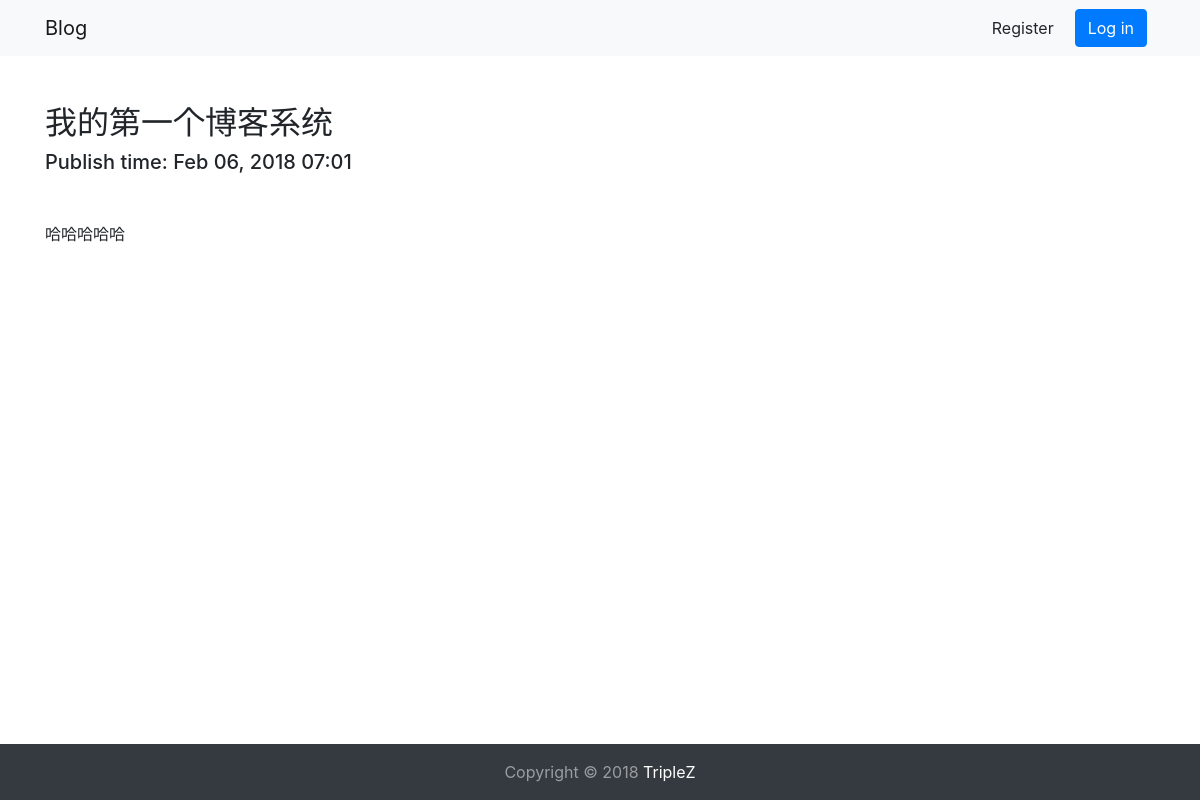
/blog/1, run on an earlier commit of the app's database.
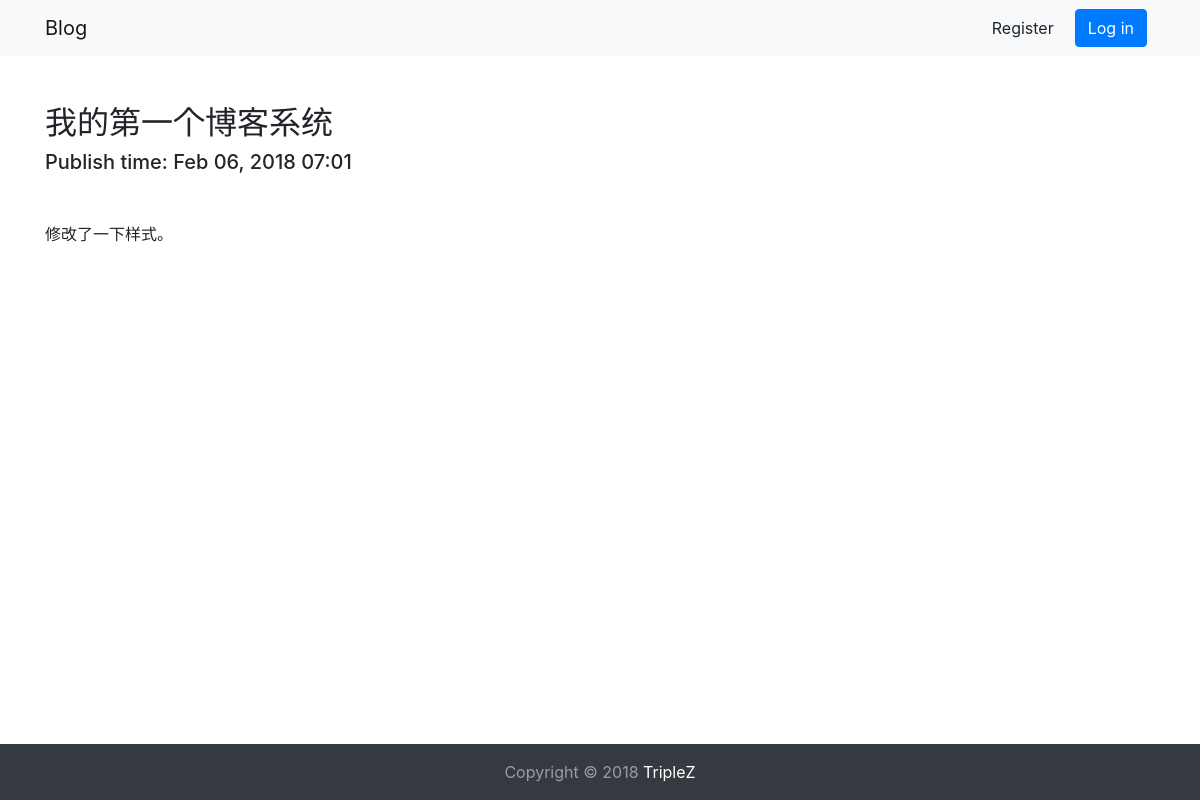
And on a later commit of the database.
### blogs/models.py (models this page shows, shortened)
class BlogPost(models.Model):
    title = models.CharField(max_length=50)
    text = models.TextField()
    author = models.ForeignKey(User, on_delete=models.PROTECT)
    date_added = models.DateTimeField(auto_now_add=True)

### blogs/views.py (the view)
# urls.py: 2. Add a URL to urlpatterns:  path('blog/', include('blog.urls'))
def blog(request, blog_id):
    blog = BlogPost.objects.get(id=blog_id)
    context = {'blog': blog}
    return render(request, 'blogs/blog.html', context)

### blogs/templates/blogs/blog.html (shortened to what this page needs)
{% extends 'blogs/base.html' %}
{% block header %}
    <div class="row">
        <div class="col">
            <h2 class="">{{ blog.title }}</h2>
        </div>
    </div>
    <h5 class="my-auto">Publish time:
        {{ blog.date_added|date:'M d, Y H:i' }}</h5>
{% endblock %}
{% block content %}
    <div class="">
        <p>{{ blog.text }}</p>
    </div>
{% endblock %}

### blogs/templates/blogs/base.html (shortened to what this page needs)
{% load bootstrap4 %}
<!DOCTYPE HTML>
<html lang="en">
<head>
    {% bootstrap_css %}
</head>
<body>
    <nav class="navbar navbar-expand-lg navbar-light bg-light">
        <div class="container">
            <a class="navbar-brand" href="{% url 'blogs:index' %}">Blog</a>
            <div class="collapse navbar-collapse" id="navbarNav">
                <ul class="navbar-nav ml-auto">
                    {% if user.is_authenticated %}
                        <span class="navbar-text">
                            Hello, {{ user.username }}
                        </span>
                        <li class="nav-item">
                            <a href="{% url 'users:logout' %}" class="btn
                        btn-light mx-2">Log out</a>
                        </li>
                    {% else %}
                        {% block log-btns %}
                            <li class="nav-item">
                                <a href="{% url 'users:register' %}"
                                   class="btn btn-light ">Register</a>
                            </li>
                            <li class="nav-item">
                                <a href="{% url 'users:login' %}" class="btn
                                btn-primary mx-2">Log in</a>
                            </li>
                        {% endblock %}
                    {% endif %}
                </ul>
            </div>
        </div>
    </nav>
    <div class="container">
        <div class="page-header my-5">
            {% block header %}{% endblock %}
        </div>
        <div class="my-4">
            {% block content %}{% endblock %}
        </div>
    </div>
    <nav class="navbar fixed-bottom navbar-dark bg-dark">
        <span class="navbar-text mx-auto">
             Copyright &copy; 2018 <a href="https://triplez.cn">TripleZ</a>
        </span>
    </nav>
</body>
</html>

What changed in the data, as far as the page shows it:
changed BlogPost "我的第一个博客系统": text "哈哈哈哈哈" → "修改了一下样式。"
